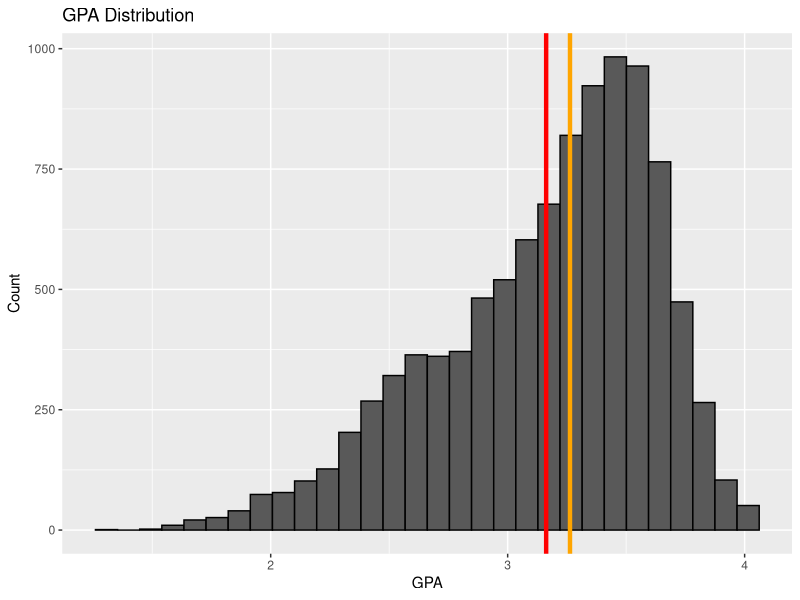

Write the R code that produced this figure.
library(tidyverse)

x = rnorm(2581, mean = 3.07, sd = 0.2)
y = rnorm(5161, mean = 3.5, sd = 0.2)
z = rnorm(1290, mean = 2.5, sd = 0.2)
a = rnorm(645, mean = 2.75, sd = 0.2)
b = rnorm(323, mean = 2, sd = 0.2)


tibble = tibble(
  values = sample(c(x, y, z, a, b))
)

tibble = tibble %>% 
  mutate(values = as.numeric(values),
         values = if_else(values > 4.0, 4.0, values))

ggplot(data = tibble, aes(x = values)) +
  geom_histogram(color = "black") +
  geom_vline(xintercept = c(mean(tibble$values), 
                            median(tibble$values)),
             color = c("red", "orange"), lwd = 1.5) +
  labs(title = "GPA Distribution", x = "GPA", y = "Count")

mean(tibble$values) 
median(tibble$values)
min(tibble$values)
max(tibble$values)

# write_csv(tibble, "gpadist.csv", col_names = FALSE)
